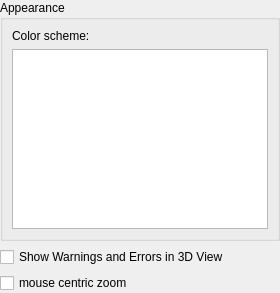
      <widget class="QWidget" name="page3DView">
       <layout class="QVBoxLayout" name="verticalLayout_4">
        <property name="leftMargin">
         <number>0</number>
        </property>
        <property name="topMargin">
         <number>0</number>
        </property>
        <property name="rightMargin">
         <number>0</number>
        </property>
        <property name="bottomMargin">
         <number>0</number>
        </property>
        <item>
         <widget class="QGroupBox" name="groupBoxAppearance">
          <property name="title"><string>Appearance</string></property>
          <layout class="QHBoxLayout" name="horizontalLayout">
          <item>
           <layout class="QVBoxLayout" name="verticalLayout_2">
            <item>
             <widget class="QLabel" name="label">
              <property name="text">
               <string>Color scheme:</string>
              </property>
             </widget>
            </item>
            <item>
             <widget class="QListWidget" name="colorSchemeChooser">
              <property name="maximumSize"><size><width>16777215</width><height>180</height></size></property>
              <property name="sizePolicy">
               <sizepolicy hsizetype="Expanding" vsizetype="MinimumExpanding">
                <horstretch>0</horstretch>
                <verstretch>0</verstretch>
               </sizepolicy>
              </property>
              <property name="alternatingRowColors">
               <bool>false</bool>
              </property>
              <property name="currentRow">
               <number>-1</number>
              </property>
             </widget>
            </item>
           </layout>
          </item>
          
         </layout>
         </widget>
        </item>
        <item>
         <widget class="QCheckBox" name="checkBoxShowWarningsIn3dView">
          <property name="text">
           <string>Show Warnings and Errors in 3D View</string>
          </property>
          <property name="checked">
           <bool>false</bool>
          </property>
         </widget>
        </item>
        <item>
         <widget class="QCheckBox" name="checkBoxMouseCentricZoom">
          <property name="text">
           <string>mouse centric zoom</string>
          </property>
          <property name="checked">
           <bool>false</bool>
          </property>
         </widget>
        </item>
       </layout>
      </widget>
